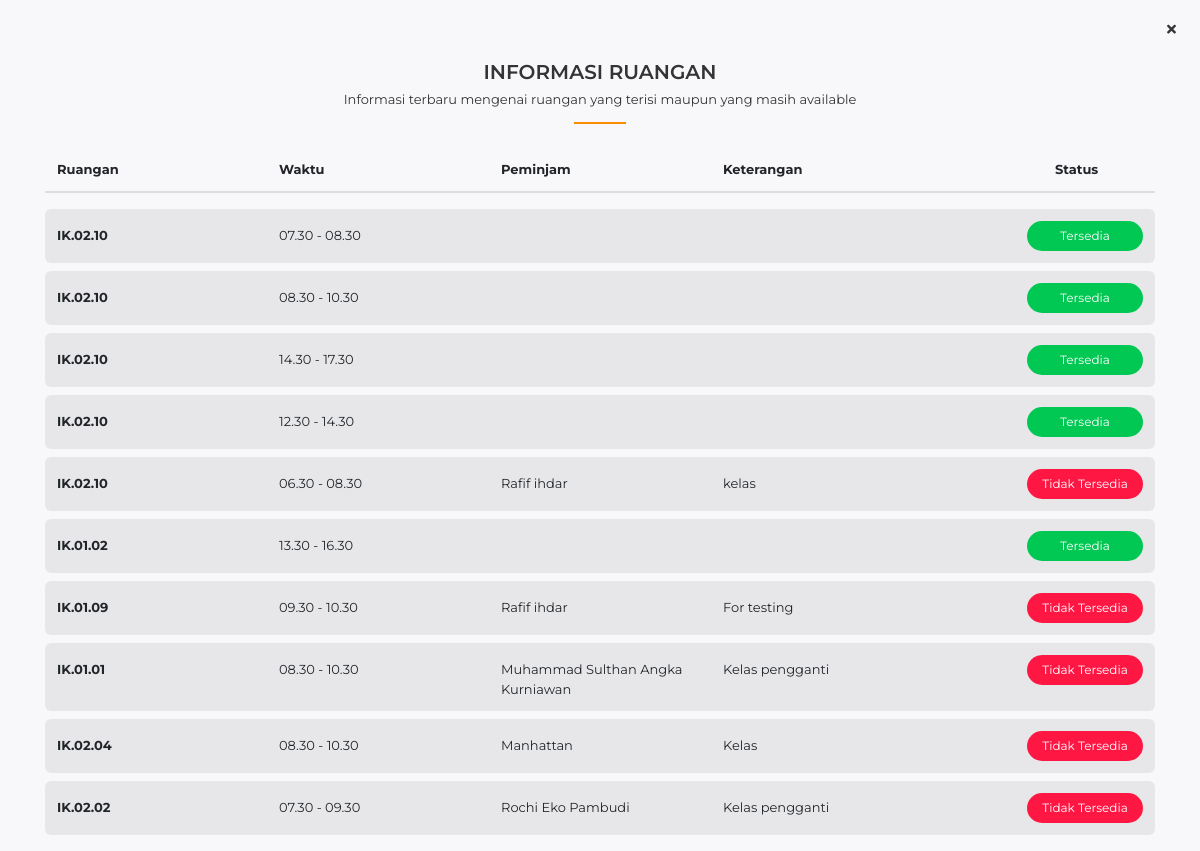
The page /index.php/main/schedule on the database as committed earlier.
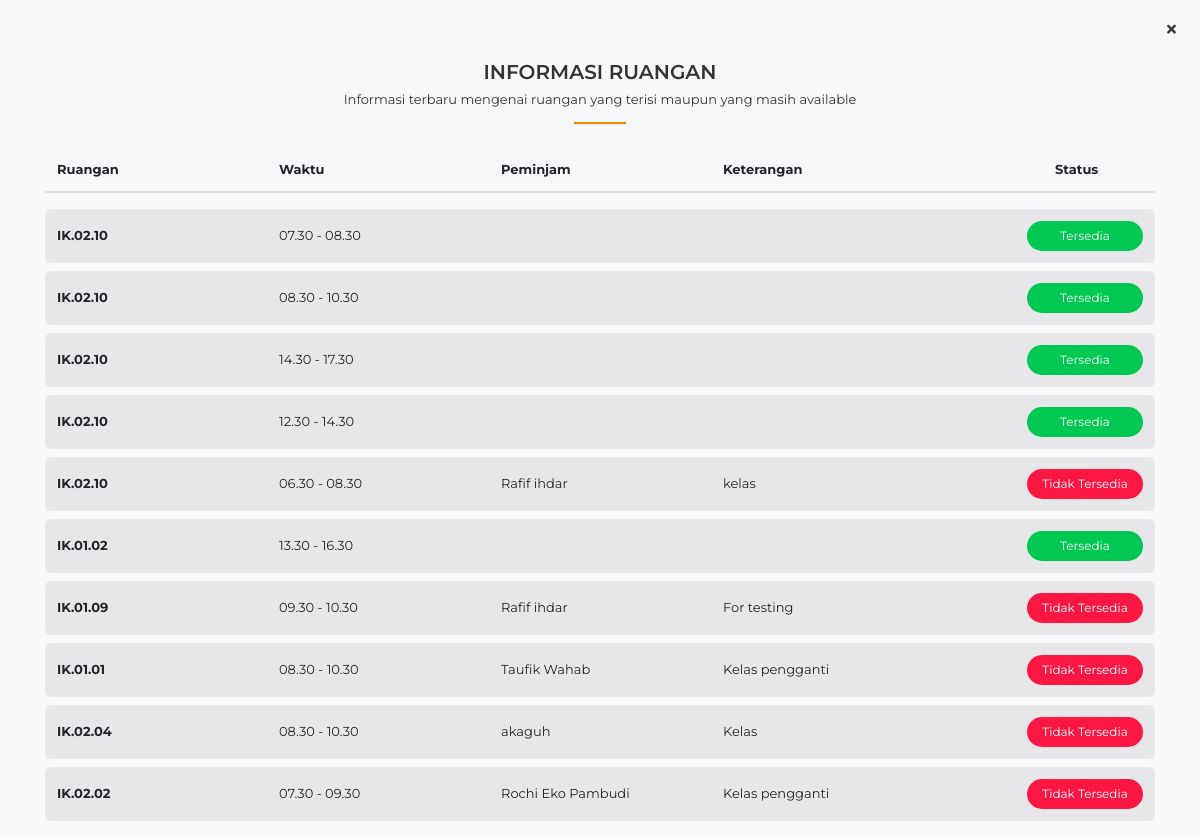
The same page on the database as committed later.
### tables this page shows
CREATE TABLE `booking` (
  `id` varchar(64) NOT NULL,
  `id_peminjam` varchar(64) NOT NULL,
  `id_ruangan` varchar(64) NOT NULL,
  `date` date NOT NULL,
  `date_declined` date NOT NULL,
  `time` varchar(100) NOT NULL,
  `keterangan` varchar(255) NOT NULL,
  `status` varchar(50) NOT NULL,
  `date_created` datetime NOT NULL DEFAULT current_timestamp()
);

CREATE TABLE `user` (
  `id` varchar(64) NOT NULL,
  `username` varchar(255) NOT NULL,
  `name` varchar(255) NOT NULL,
  `no_telp` varchar(15) NOT NULL,
  `nim` varchar(11) NOT NULL,
  `nip` varchar(11) NOT NULL,
  `koordinator` varchar(1) NOT NULL,
  `dosen_wali` varchar(64) NOT NULL,
  `kuota_bimbingan` int(3) NOT NULL,
  `kuota_penguji` int(3) NOT NULL,
  `prodi` varchar(64) NOT NULL,
  `kode_dosen` varchar(64) NOT NULL,
  `email` varchar(255) NOT NULL,
  `alamat` varchar(255) NOT NULL,
  `images` varchar(255) NOT NULL,
  `password` varchar(255) NOT NULL,
  `salt` varchar(255) NOT NULL,
  `role_id` int(11) NOT NULL,
  `is_active` int(1) NOT NULL,
  `date_created` int(11) NOT NULL,
  `status` varchar(7) NOT NULL DEFAULT 'offline'
);

CREATE TABLE `ruangan` (
  `id` varchar(64) NOT NULL,
  `id_kategori` varchar(64) NOT NULL,
  `ruangan` varchar(255) NOT NULL,
  `akses` varchar(100) NOT NULL,
  `kapasitas` int(5) NOT NULL,
  `images` varchar(255) NOT NULL,
  `date` datetime NOT NULL DEFAULT current_timestamp()
);

### application/controllers/Main.php (called while the page is built, shortened)
<?php
class Main extends CI_Controller
{
  public function __construct()
  {
    $this->load->model('main_model');
    $this->load->model('user_model');
    $this->load->library('upload');
    $this->load->library('pagination');
  }
  public function schedule()
  {
    $data['dt_schedule'] = $this->main_model->getDtBookingSchedule();
    $this->load->view('main/schedule', $data);
  }
}

### index.php (called while the page is built, shortened)
<?php
require_once BASEPATH.'core/CodeIgniter.php';

### application/models/Main_model.php (called while the page is built, shortened)
<?php
class Main_model extends CI_Model
{
  public function getDtBookingSchedule()
  {
    $query = "SELECT `ruangan`.`ruangan`,`user`.`name`,`booking`.`date`,`booking`.`time`,`booking`.`keterangan`,`booking`.`status`
    FROM booking JOIN ruangan ON `booking`.`id_ruangan` = `ruangan`.`id`
    JOIN user ON `booking`.`id_peminjam` = `user`.`id`";
    return $this->db->query($query)->result_array();
  }
}

### application/views/main/schedule.php (the view, shortened to what this page needs)
<!DOCTYPE html>
<html lang="en-id">
<head>
  <link rel="stylesheet" href="<?= base_url('assets/vendor/bootstrap-4.5.0-dist/css/bootstrap.min.css'); ?>">
  <link rel="stylesheet" href="<?= base_url('assets/vendor/fontawesome-free-5.13.0-web/css/all.min.css'); ?>">
  <link rel="stylesheet" href="<?= base_url('assets/vendor/owl-carousel/owl.carousel.css'); ?>">
  <link rel="stylesheet" href="<?= base_url('assets/css/style.css'); ?>">
  <link rel="stylesheet" href="https://cdnjs.cloudflare.com/ajax/libs/animate.css/4.0.0/animate.compat.css" />
</head>
<body>
  <div onclick="window.location.href='<?= base_url() ?>'" style="position:fixed;top:20px;right:24px;cursor:pointer;" title="Tutup Layar Penuh">
    <i class="fas fa-times fa"></i>
  </div>
  <div class="fik-jadwal-ruangan">
    <div class="container">
      <div class="fik-section-title text-center">
        <h3>INFORMASI RUANGAN</h3>
        <p>Informasi terbaru mengenai ruangan yang terisi maupun yang masih available</p>
      </div>
      <div class="owl-carousel owl-theme fik-carousel-schedule">
        <?php $start = 0; ?>
        <?php $xIteration = ceil(count($dt_schedule) / 10);
        $iteration = 0;
        while ($iteration < $xIteration) : ?>
          <div class="item">
            <div class="fik-custom-table">
              <table class="table">
                <thead>
                  <tr>
                    <th scope="col">Ruangan</th>
                    <th scope="col">Waktu</th>
                    <th scope="col">Peminjam</th>
                    <th scope="col">Keterangan</th>
                    <th scope="col">
                      <div style="margin-left: 110px;">Status</div>
                    </th>
                  </tr>
                </thead>
                <tbody>
                  <?php $no = 0;
                  $display = 10; ?>
                  <?php foreach (array_slice($dt_schedule, $start, $display) as $d) : ?>
                    <tr>
                      <?php if ($d['status'] == 'Diterima' or $d['status'] == 'Menunggu Acc') : ?>
                        <td><b><?= $d['ruangan'] ?></b></td>
                        <td><?= substr($d['time'], 0, 8) ?><?= substr($d['time'], -5) ?></td>
                        <td><?= $d['name'] ?></td>
                        <td><?= $d['keterangan'] ?></td>
                        <td class="status">
                          <div class="badge badge-danger badge-pill">Tidak Tersedia</div>
                        </td>
                      <?php elseif ($d['status'] == 'Ditolak') : ?>
                        <td><b><?= $d['ruangan'] ?></b></td>
                        <td><?= substr($d['time'], 0, 8) ?><?= substr($d['time'], -5) ?></td>
                        <td></td>
                        <td></td>
                        <td class="status">
                          <div class="badge badge-success badge-pill">Tersedia</div>
                        </td>
                      <?php endif; ?>
                      <?php $temp = $no++;
                      if ($temp == $display - 1) {
                        $start += $temp + 1;
                      }
                      ?>
                    </tr>
                  <?php
                  endforeach; ?>
                </tbody>
              </table>
            </div>
          </div>
          <?php $iteration++ ?>
        <?php endwhile; ?>
      </div>
    </div>
  </div>
</body>
</html>

Rows that differ between the two databases and show on the page:
changed through a linked row, booking "IK.01.01": user.name "Muhammad Sulthan Angka Kurniawan" → "Taufik Wahab"
changed through a linked row, booking "Kelas": user.name "Manhattan" → "akaguh"
